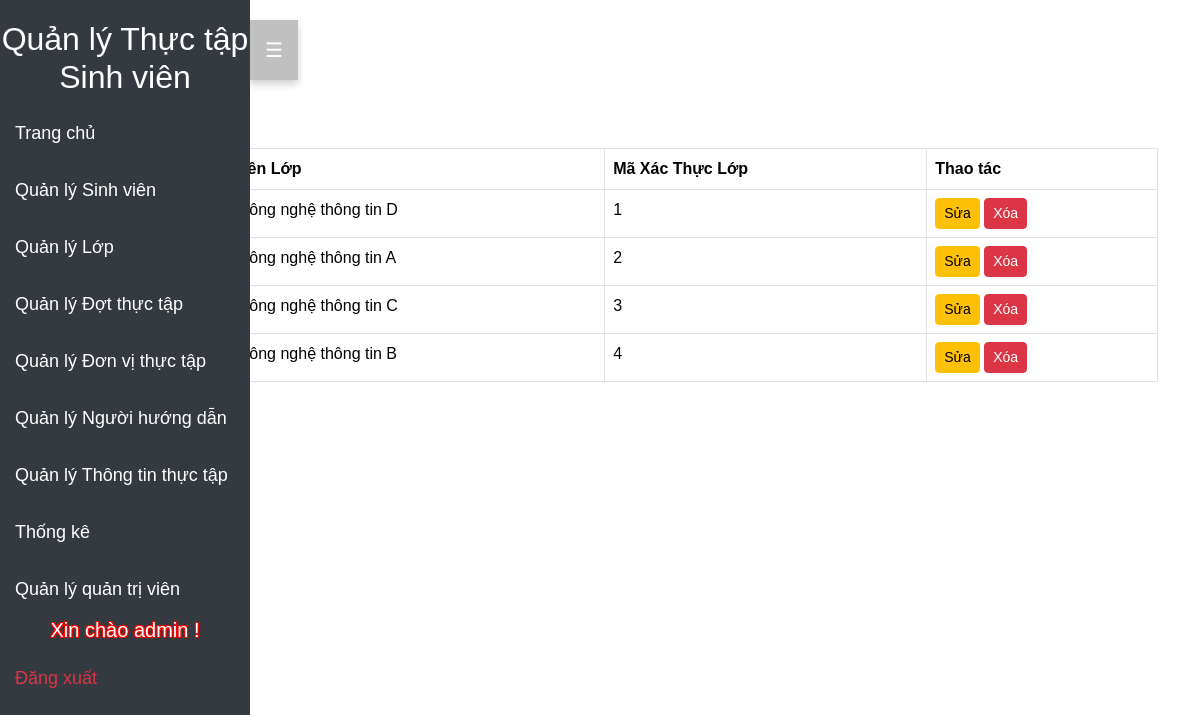
Page /admin/lop.php (signed in) on the committed database.
### tables this page shows
CREATE TABLE `lop` (
  `ma_xac_thuc_lop` int(11) NOT NULL,
  `ma_lop` varchar(1000) NOT NULL,
  `ten_lop` varchar(1000) NOT NULL
);

### admin/lop.php (the view, shortened to what this page needs)
<?php
$connection = new mysqli('localhost', 'root', '', 'tracuuttsvtt');
$classes = [];
$result = $connection->query("SELECT * FROM lop");
if ($result) {
    $classes = $result->fetch_all(MYSQLI_ASSOC);
}
$vaitro = isset($_SESSION['vai_tro']) ? $_SESSION['vai_tro'] : 0;
?>
<!DOCTYPE html>
<html lang="vi">
<head>
    <link href="https://cdn.jsdelivr.net/npm/bootstrap@5.3.3/dist/css/bootstrap.min.css" rel="stylesheet">
</head>
<body>
    <?php include('dau.php'); ?>
    <div class="container mt-5">
        <h2>Danh sách Lớp</h2>
        <?php if ($vaitro == 1) { ?>
        <button class="btn btn-primary mb-3" data-bs-toggle="modal" data-bs-target="#addClassModal">Thêm Lớp</button>
        <?php } ?>
        <table class="table table-bordered">
            <thead>
                <tr>
                    <th>Mã Lớp</th>
                    <th>Tên Lớp</th>
                    <th>Mã Xác Thực Lớp</th>
                    <th>Thao tác</th>
                </tr>
            </thead>
            <tbody>
                <?php if (count($classes) > 0) { ?>
                    <?php foreach ($classes as $class) { ?>
                        <tr>
                            <td><?= htmlspecialchars($class['ma_lop']) ?></td>
                            <td><?= htmlspecialchars($class['ten_lop']) ?></td>
                            <td><?= htmlspecialchars($class['ma_xac_thuc_lop']) ?></td>
                            <td>
                                <a href="sualop.php?edit=<?= $class['ma_xac_thuc_lop'] ?>" class="btn btn-warning btn-sm">Sửa</a>
                                <?php if ($vaitro == 1) { ?>
                                <a href="lop.php?delete=<?= $class['ma_xac_thuc_lop'] ?>" class="btn btn-danger btn-sm">Xóa</a>
                                <?php } ?>
                            </td>
                        </tr>
                    <?php } ?>
                <?php } else { ?>
                    <tr>
                        <td colspan="4" class="text-center">Không có dữ liệu.</td>
                    </tr>
                <?php } ?>
            </tbody>
        </table>
    </div>
</body>
</html>

### admin/dau.php (style rules this page uses)
body { font-family: Arial, sans-serif; }

### rows in the picture
lop: ten_lop "Công nghệ thông tin D", ma_xac_thuc_lop "1"
lop: ten_lop "Công nghệ thông tin A", ma_xac_thuc_lop "2"
lop: ten_lop "Công nghệ thông tin C", ma_xac_thuc_lop "3"
lop: ten_lop "Công nghệ thông tin B", ma_xac_thuc_lop "4"

### other values in the picture
$_SESSION['user_name'] "admin"
